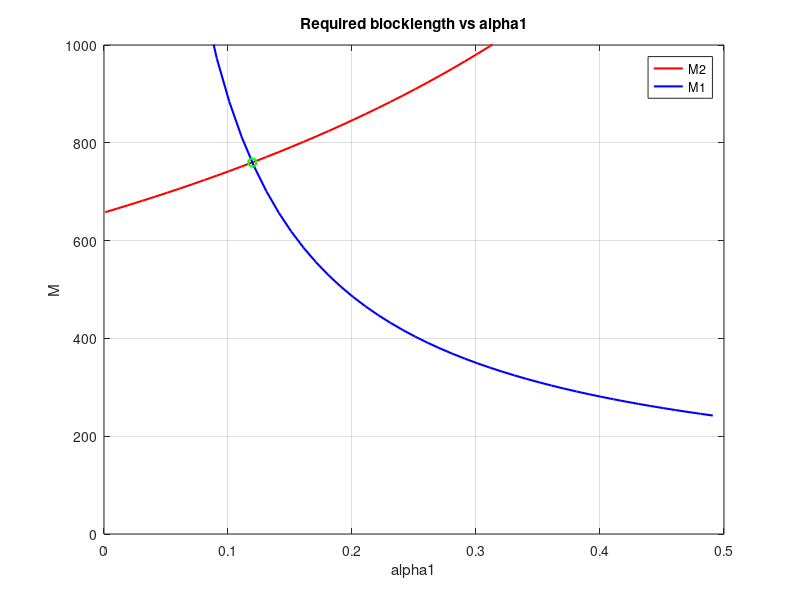
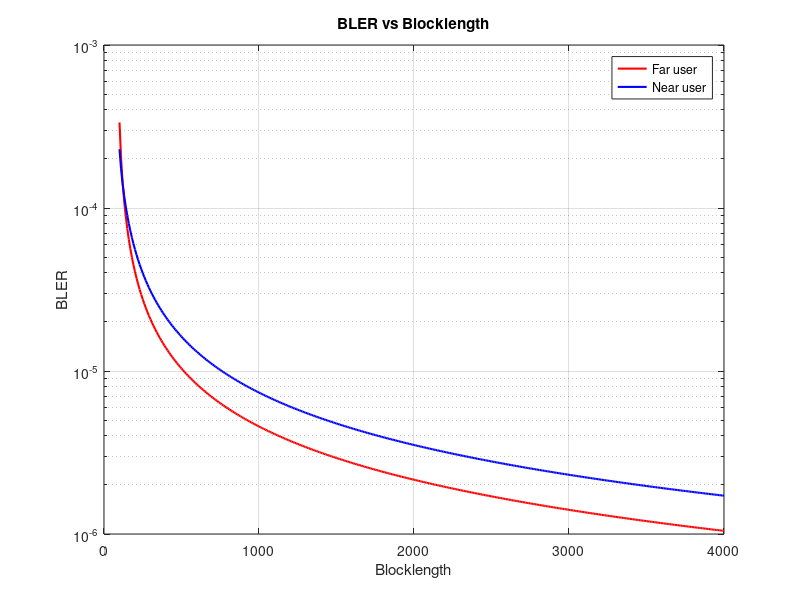

Write MATLAB code to recreate these figures, in order. (Note: this script raises an error after producing the figures.)
% This script analysis blocklength and BLER by following step
% 1. solve common blocklength and alpha1 from e.q. 21 and 22 in ieee paper 
% under same theta value (figure 1)
% 2. check threshold : M1 thred and a1<1 thred
% 3. calculate optimal blocklength and alpha1 directly (figure 1)
% 4. plot blocklength v.s. BLER under optimal alpha1 (figure 2)
clc; clear variables; close all;
N = 1e6;
N1 = 256;
N2 = 256;


eplsion1R = 10^-5;
eplsion2R = 10^-4;

Pt = 20;                    %Transmit Power in dBm
pt = (10^-3)*db2pow(Pt);    %Transmit Power (linear scale)

BW = 10^6;                  %System bandwidth
No = -174 + 10*log10(BW);   %Noise power (dBm)
no = (10^-3)*10.^(No/10);   %Noise power (linear scale)


rho = pt/ no
% rho = db2pow(90);

% Set the user distance
d1 = 100;
d2 = 150;
eta = 4;

h1 = sqrt(1/2*d1^-eta)*(randn(1,N)+1i*randn(1,N));
h2 = sqrt(1/2*d2^-eta)*(randn(1,N)+1i*randn(1,N));

lamda1 = mean(abs(h1).^2);
lamda2 = mean(abs(h2).^2);

delta = (300^-eta*eplsion2R)/(d1^-eta*eplsion1R);
contraint = (lamda1*eplsion1R)/(lamda2*eplsion2R);
theta = contraint*delta

alpha1 = 0.001:0.01:0.5;

% Analysis blcoklength and alpha1 under same theta value
for t = 1:length(alpha1)
    
    x1 = (1+theta*eplsion2R*lamda2*rho)/(1+theta*eplsion2R*lamda2*rho*alpha1(t));
    x2 = 1+alpha1(t)*rho*(lamda1*eplsion1R-theta*lamda2*eplsion2R);
    
    MD2(t) = N2/(log2 (x1));
    MD1(t) = N1/(log2 (x2));
end



if d2/d1 > (eplsion2R/eplsion1R)^0.25
    disp('constraint meet');
else
    disp('constraint not meet');  
end

if eplsion1R*lamda1 >= ((eplsion2R*lamda2*rho+4)*eplsion2R*lamda2)/(eplsion2R*lamda2*rho+2)
    disp('constaint 2 meet')
else 
    disp('constaint 2 not meet')
end


% optimal alpha1 and blocklength calculation
oopt_a1 = (-lamda1*eplsion1R + sqrt((lamda1*eplsion1R)^2+...
          4*(theta*lamda2*eplsion2R)^2*rho*(lamda1*eplsion1R-theta*lamda2*eplsion2R))) ...
          / (2*theta*lamda2*eplsion2R*rho*(lamda1*eplsion1R-theta*lamda2*eplsion2R));
oopt_M = N1/log2(1+((-lamda1*eplsion1R + sqrt((lamda1*eplsion1R)^2+4*(theta*lamda2*eplsion2R)^2*rho*(lamda1*eplsion1R-theta*lamda2*eplsion2R)))...
                     / (2*theta*lamda2*eplsion2R)));

% Blocklength v.s. BLER under optimal alpha1                 
a = oopt_a1;
MM = 100:10:4000;

for m = 1:length(MM)
    BLER1(m) = (2^(N2/ MM(m))-1)/(lamda1*rho*(1-a-a*(2^(N2/ MM(m))-1)))+(2^(N1/MM(m))-1)/(lamda1*a*rho);
    BLER2(m) = (2^(N2/MM(m))-1)/(lamda2*rho*(1-a-a*(2^(N2/MM(m))-1)));
end


figure(1)
plot(alpha1, MD2, 'r', 'linewidth', 1.5);
hold on; grid on;
plot(alpha1, MD1, 'b', 'linewidth', 1.5);
plot(oopt_a1,oopt_M,'og','linewidth', 1.5);


axis([0 0.5 0 1000]);


xlabel('alpha1');
ylabel('M');
title('Required blocklength vs alpha1');
legend('M2','M1');

figure (2)
semilogy(MM, BLER2, 'r', 'linewidth', 1.5);
hold on; grid on;
semilogy(MM, BLER1, 'b', 'linewidth', 1.5);
xlabel('Blocklength');
ylabel('BLER');
title('BLER vs Blocklength');
legend('Far user','Near user');
xline(oopt_M,'-');
yline(1e-4,'-');
yline(1e-5,'-');

